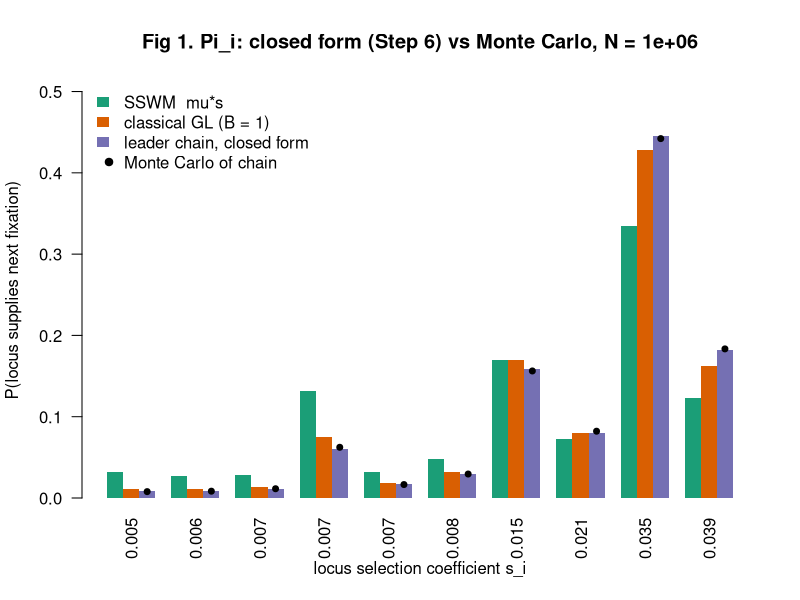
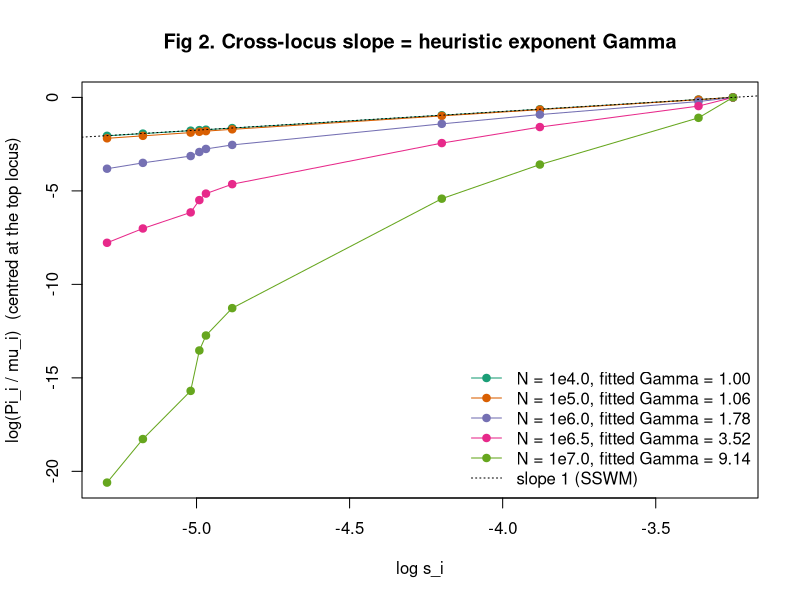
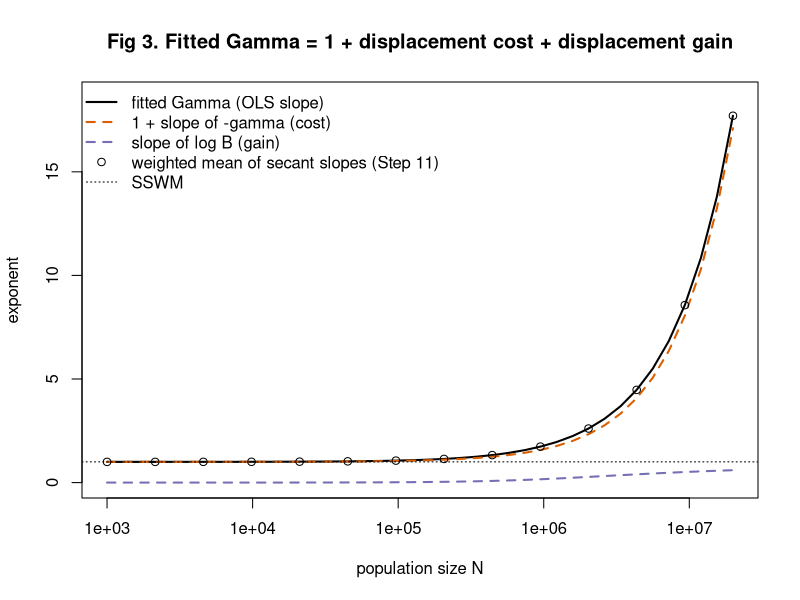
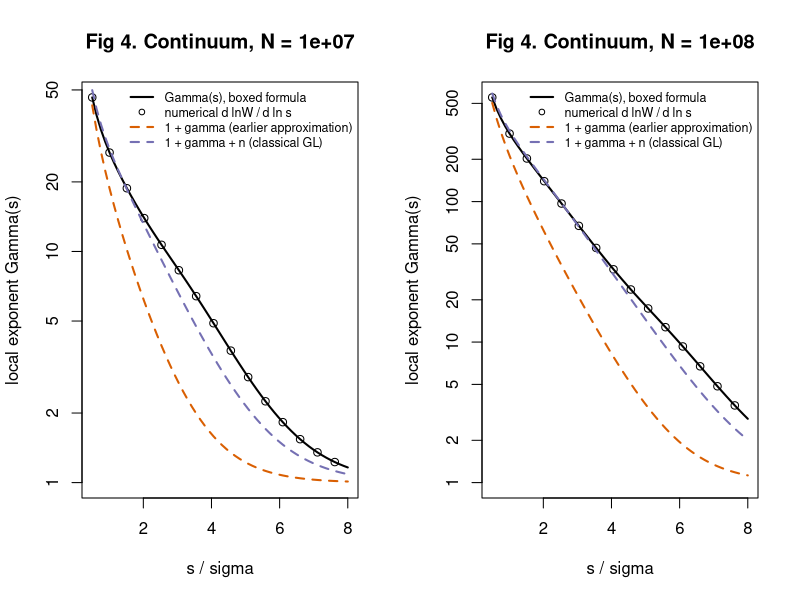
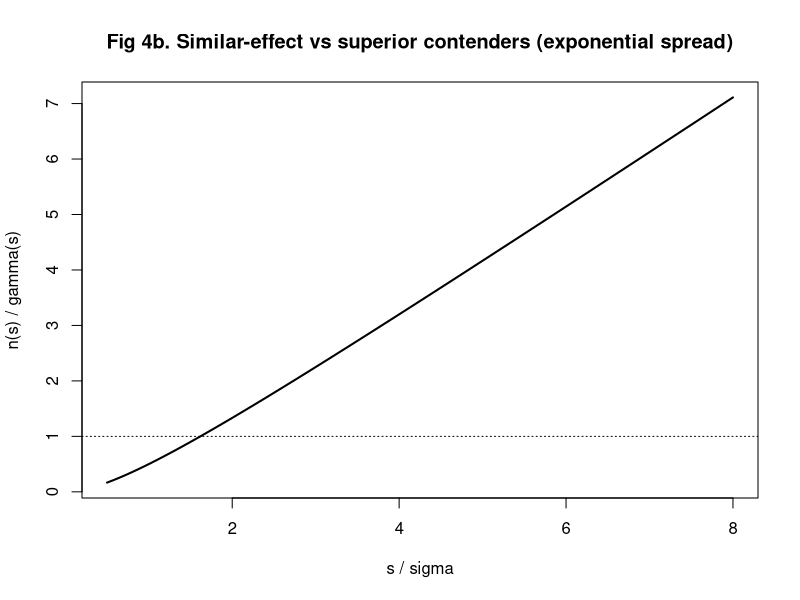

Here is the R script that generated these plots, in order:
## =====================================================================
##  Companion code to "Some notes on modelling selective interference"
##  (SelectiveInterferenceModelSketch.md, section 3)
##
##  Illustrates:
##   Fig 1  Closed form for Pi_i (Step 6) vs Monte Carlo of the leader
##          chain (Step 5), compared with SSWM and classical GL weights.
##   Fig 2  log(Pi_i / mu_i) vs log(s_i) across loci for increasing N:
##          the slope (heuristic exponent Gamma) grows from 1 (SSWM).
##   Fig 3  Fitted Gamma vs N, split into displacement cost (-gamma)
##          and displacement gain (log B), and checked against the
##          weighted average of secant exponents (Steps 9 and 11).
##   Fig 4  Continuum limit, exponential spread of effects (Steps 9-10):
##          analytical Gamma(s) vs numerical log-log slope, its
##          components, and the ratio n/gamma.
##
##  Base R only. Output: selective_interference_figures.pdf
## =====================================================================

set.seed(2016)

## ---------------------------------------------------------------------
## 1. Model: closed form of Step 6, computed on the log scale
## ---------------------------------------------------------------------
## mu, s  : per-locus mutation rates and selection coefficients
## N      : population size;  kappa : establishment constant, p(s)=kappa*s
## withB  : TRUE = leader chain (Step 6); FALSE = classical GL (B = 1)
interference_model <- function(mu, s, N, kappa = 2, withB = TRUE) {
  o     <- order(s); mu <- mu[o]; s <- s[o]          # loci ordered by s
  L     <- length(s)
  lam   <- N * mu * kappa * s                         # establishment rates (Step 1)
  Lam   <- sum(lam)
  Fwin  <- log(N * kappa * s) / s                     # sweep window (Step 2)
  Lplus <- rev(cumsum(rev(lam))) - lam                # sum of lam over k > i
  gam   <- Fwin * Lplus                               # superior contenders (Step 3)
  r     <- ifelse(Lplus > 0, lam * (1 - exp(-gam)) / pmax(Lplus, 1e-300), 0)
  logB  <- if (withB) c(0, cumsum(log1p(r))[-L]) else rep(0, L)  # log prod_{j<i}(1+r_j)
  logPi <- log(lam) - log(Lam) - gam + logB           # Step 6, log scale
  logPi <- logPi - log(sum(exp(logPi - max(logPi)))) - max(logPi)  # renormalise
                                                      # (exact for withB=TRUE; needed for GL)
  data.frame(locus = seq_len(L), mu = mu, s = s, lam = lam, F = Fwin,
             gamma = gam, r = r, logB = logB, logPi = logPi, Pi = exp(logPi))
}

## SSWM weights (Section 1.2)
sswm <- function(mu, s) { w <- mu * s; w / sum(w) }

## ---------------------------------------------------------------------
## 2. Monte Carlo of the leader Markov chain (Step 5)
## ---------------------------------------------------------------------
simulate_chain <- function(m, nrep = 1e5) {
  L <- nrow(m); lam <- m$lam; gam <- m$gamma
  out <- integer(nrep)
  for (k in seq_len(nrep)) {
    j <- sample.int(L, 1, prob = lam)                 # first established mutation
    while (j < L && runif(1) > exp(-gam[j])) {        # displaced?
      sup <- (j + 1):L
      j <- if (length(sup) == 1) sup else sample(sup, 1, prob = lam[sup])
    }
    out[k] <- j
  }
  tabulate(out, L) / nrep
}

## ---------------------------------------------------------------------
## 3. Heuristic exponent: OLS slope and its secant decomposition
## ---------------------------------------------------------------------
fit_Gamma <- function(m) {
  x  <- log(m$s)
  y  <- m$logPi - log(m$mu)                           # log(Pi_i / mu_i)
  sl <- function(v) unname(coef(lm(v ~ x))[2])
  ## Linear decomposition of y (Step 9): y = log s - gamma + log B + const
  c(Gamma      = sl(y),
    cost       = sl(-m$gamma),                        # from (gamma_i - gamma_k)
    gain       = sl(m$logB))                          # from sum log(1 + r_j)
}

## Discrete Yitzhaki identity (Step 11): OLS slope = weighted mean of the
## secant slopes between adjacent loci, weights w_k = dx_k * sum_{i>k}(x_i - xbar)
secant_average <- function(m) {
  x  <- log(m$s); y <- m$logPi - log(m$mu); L <- length(x)
  dx <- diff(x); sec <- diff(y) / dx
  w  <- dx * sapply(1:(L - 1), function(k) sum(x[(k + 1):L] - mean(x)))
  sum(w * sec) / sum(w)
}

## ---------------------------------------------------------------------
## 4. Continuum limit, exponential spread of effects (Steps 9-10)
## ---------------------------------------------------------------------
## u(s) = (U/sigma) exp(-s/sigma): mutation-rate density over s
continuum <- function(N, U, sigma, kappa = 2) {
  ell   <- function(s) N * kappa * s * U / sigma * exp(-s / sigma)
  Lplus <- function(s) N * kappa * U * (s + sigma) * exp(-s / sigma)
  Fw    <- function(s) log(N * kappa * s) / s
  gam   <- function(s) Fw(s) * Lplus(s)
  nfun  <- function(s) s * ell(s) * Fw(s)
  lnB   <- function(s) integrate(function(x) ell(x) * (1 - exp(-gam(x))) / Lplus(x),
                                 lower = 1 / (N * kappa) * 3, upper = s,
                                 rel.tol = 1e-10)$value
  lnW   <- function(s) log(s) - gam(s) + lnB(s)      # weight per unit mutation rate
  Gamma_formula <- function(s) {                      # boxed result, Step 9
    g <- gam(s); n <- nfun(s)
    1 + g * (1 - 1 / log(N * kappa * s)) + n * (1 + (1 - exp(-g)) / g)
  }
  Gamma_numeric <- function(s, h = 1e-4)              # d lnW / d ln s by finite difference
    (lnW(s * exp(h)) - lnW(s * exp(-h))) / (2 * h)
  list(gam = gam, nfun = nfun, Gamma_formula = Gamma_formula,
       Gamma_numeric = Gamma_numeric, N = N)
}

## =====================================================================
##  Figures
## =====================================================================
pdf("selective_interference_figures.pdf", width = 8, height = 6)
cols <- c("#1b9e77", "#d95f02", "#7570b3", "#e7298a", "#66a61e", "#e6ab02")

## A shared set of loci: effects spread over a decade, heterogeneous mu
L  <- 10
s  <- sort(exp(runif(L, log(0.005), log(0.05))))
mu <- exp(runif(L, log(1e-9), log(1e-8)))

## ---- Fig 1: closed form vs Monte Carlo, SSWM and GL -------------------
N1 <- 1e6
m1 <- interference_model(mu, s, N1)
gl <- interference_model(mu, s, N1, withB = FALSE)
mc <- simulate_chain(m1, nrep = 5e4)
mat <- rbind(SSWM = sswm(m1$mu, m1$s), GL = gl$Pi, Chain = m1$Pi)
bp <- barplot(mat, beside = TRUE, col = cols[1:3], border = NA,
              names.arg = sprintf("%.3f", m1$s), las = 2, ylim = c(0, max(mat, mc) * 1.15),
              xlab = "locus selection coefficient s_i", ylab = "P(locus supplies next fixation)",
              main = sprintf("Fig 1. Pi_i: closed form (Step 6) vs Monte Carlo, N = %.0e", N1))
points(bp[3, ], mc, pch = 19, cex = 0.8)
legend("topleft", bty = "n",
       legend = c("SSWM  mu*s", "classical GL (B = 1)", "leader chain, closed form", "Monte Carlo of chain"),
       fill = c(cols[1:3], NA), border = NA, pch = c(NA, NA, NA, 19))

## ---- Fig 2: log(Pi/mu) vs log(s) for increasing N ------------------------
Ns <- 10^c(4, 5, 6, 6.5, 7)
ms <- lapply(Ns, function(N) interference_model(mu, s, N))
ys <- lapply(ms, function(m) { y <- m$logPi - log(m$mu); y - y[L] })
fits <- list()
plot(NA, xlim = range(log(s)), ylim = range(unlist(ys)),
     xlab = "log s_i", ylab = "log(Pi_i / mu_i)  (centred at the top locus)",
     main = "Fig 2. Cross-locus slope = heuristic exponent Gamma")
for (k in seq_along(Ns)) {
  m <- ms[[k]]; y <- ys[[k]]
  points(log(m$s), y, pch = 19, col = cols[k])
  lines(log(m$s), y, col = cols[k])
  fits[[k]] <- fit_Gamma(m)
}
abline(a = -log(s[L]), b = 1, lty = 3)               # slope 1 = SSWM, through top locus
legend("bottomright", bty = "n", col = c(cols[seq_along(Ns)], "black"),
       pch = c(rep(19, length(Ns)), NA), lty = c(rep(1, length(Ns)), 3),
       legend = c(sprintf("N = 1e%.1f, fitted Gamma = %.2f", log10(Ns),
                          sapply(fits, `[`, "Gamma")), "slope 1 (SSWM)"))

## ---- Fig 3: fitted Gamma vs N, decomposition, Yitzhaki check -------------
Ngrid <- 10^seq(3, 7.3, length.out = 40)
res <- t(sapply(Ngrid, function(N) {
  m <- interference_model(mu, s, N)
  c(fit_Gamma(m), secant = secant_average(m))
}))
plot(Ngrid, res[, "Gamma"], log = "x", type = "l", lwd = 2,
     ylim = c(0, max(res[, "Gamma"]) * 1.05),
     xlab = "population size N", ylab = "exponent",
     main = "Fig 3. Fitted Gamma = 1 + displacement cost + displacement gain")
lines(Ngrid, 1 + res[, "cost"], col = cols[2], lwd = 2, lty = 2)
lines(Ngrid, res[, "gain"], col = cols[3], lwd = 2, lty = 2)
points(Ngrid[seq(1, 40, 3)], res[seq(1, 40, 3), "secant"], pch = 1)
abline(h = 1, lty = 3)
legend("topleft", bty = "n", lwd = c(2, 2, 2, NA, 1), lty = c(1, 2, 2, NA, 3),
       pch = c(NA, NA, NA, 1, NA), col = c("black", cols[2], cols[3], "black", "black"),
       legend = c("fitted Gamma (OLS slope)", "1 + slope of -gamma (cost)",
                  "slope of log B (gain)", "weighted mean of secant slopes (Step 11)",
                  "SSWM"))

## ---- Fig 4: continuum, exponential spread of effects ---------------------
op <- par(mfrow = c(1, 2))
sig <- 0.01; U <- 1e-7
sgrid <- seq(0.005, 0.08, length.out = 60)
for (N in c(1e7, 1e8)) {
  cm <- continuum(N, U, sig)
  Gf <- sapply(sgrid, cm$Gamma_formula)
  Gn <- sapply(sgrid[seq(1, 60, 4)], cm$Gamma_numeric)
  g  <- sapply(sgrid, cm$gam); n <- sapply(sgrid, cm$nfun)
  plot(sgrid / sig, Gf, type = "l", lwd = 2, log = "y",
       ylim = range(c(1, Gf, 1 + g)),
       xlab = "s / sigma", ylab = "local exponent Gamma(s)",
       main = sprintf("Fig 4. Continuum, N = %.0e", N))
  points(sgrid[seq(1, 60, 4)] / sig, Gn, pch = 1)
  lines(sgrid / sig, 1 + g, col = cols[2], lty = 2, lwd = 2)          # superior contenders only
  lines(sgrid / sig, 1 + g + n, col = cols[3], lty = 2, lwd = 2)      # classical GL (B = 1)
  legend("topright", bty = "n", cex = 0.75, lwd = c(2, NA, 2, 2), lty = c(1, NA, 2, 2),
         pch = c(NA, 1, NA, NA), col = c("black", "black", cols[2], cols[3]),
         legend = c("Gamma(s), boxed formula", "numerical d lnW / d ln s",
                    "1 + gamma (earlier approximation)", "1 + gamma + n (classical GL)"))
}
par(op)

## ratio n/gamma = s^2 / (sigma (s + sigma)), independent of N and U
curve(x^2 / (1 + x), from = 0.5, to = 8, lwd = 2,
      xlab = "s / sigma", ylab = "n(s) / gamma(s)",
      main = "Fig 4b. Similar-effect vs superior contenders (exponential spread)")
abline(h = 1, lty = 3)

dev.off()

## ---------------------------------------------------------------------
## Console summary
## ---------------------------------------------------------------------
cat("\nFig 1 check (N = 1e6): max |closed form - Monte Carlo| =",
    signif(max(abs(m1$Pi - mc)), 3), "\n")
cat("Fig 3 check: max |OLS slope - weighted secant mean| =",
    signif(max(abs(res[, "Gamma"] - res[, "secant"])), 3), "\n")
cm <- continuum(1e7, U, sig)
cat("Fig 4 check (s = 3 sigma, N = 1e7): formula =", signif(cm$Gamma_formula(3 * sig), 6),
    " numerical =", signif(cm$Gamma_numeric(3 * sig), 6), "\n")
cat("Figures written to selective_interference_figures.pdf\n")
